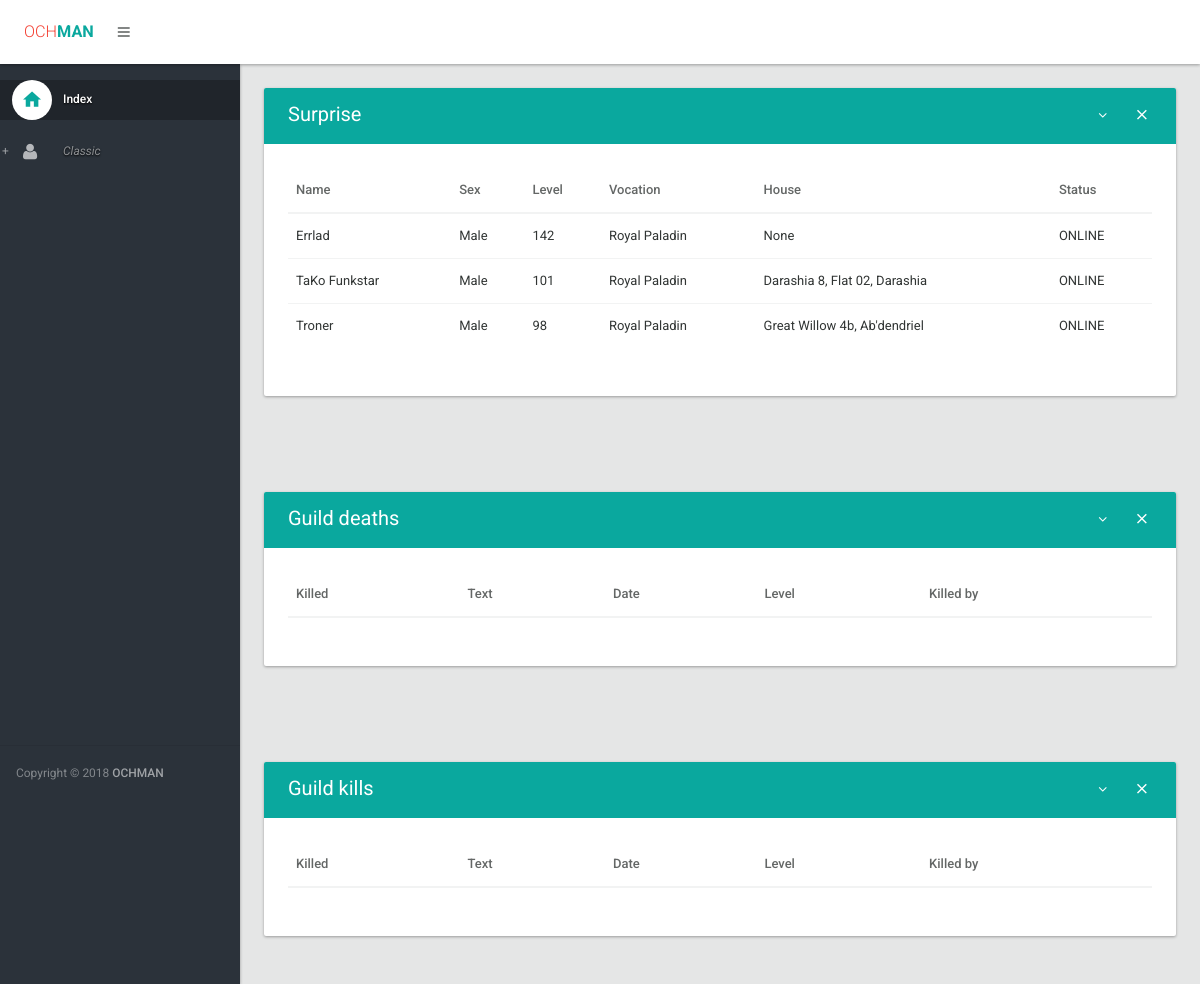
/stats/guild/Surprise/, run on the app's committed database.
### stats/models.py (models this page shows, shortened)
class Player(models.Model):
    SEX_CHOICES = (
        ("Male", "Male"),
        ("Female", "Female"),
    )
    VOCATION_CHOICES = (
        ('No Vocation', "No Vocation"),
        ("Knight", "Knight"),
        ("Paladin", "Paladin"),
        ("Druid", "Druid"),
        ("Sorcerer", "Sorcerer"),
        ("Elite Knight", "Elite Knight"),
        ("Royal Paladin", "Royal Paladin"),
        ("Elder Druid", "Elder Druid"),
        ("Master Sorcerer", "Master Sorcerer"),
    )
    ONLINE_CHOICES = (
        ("ONLINE", "ONLINE"),
        ("OFFLINE", "OFFLINE"),
    )
    name = models.CharField(max_length=100, unique=True)
    guild = models.CharField(max_length=50, null=True, blank=True)
    sex = models.CharField(choices=SEX_CHOICES, max_length=7)
    level = models.PositiveSmallIntegerField()
    vocation = models.CharField(choices=VOCATION_CHOICES, max_length=50)
    house = models.CharField(null=True, max_length=100, blank=True)
    status = models.CharField(choices=ONLINE_CHOICES, max_length=10)
    lastlogin = models.DateTimeField()
    comment = models.CharField(null=True, blank=True, max_length=500)

### stats/views.py (the view)
# urls.py: url(r'^guild/(?P<guild_name>.+)/$', views.guild_details, name="guild_details"),
def guild_details(request, guild_name):
    players = Player.objects.filter(guild=guild_name)
    deaths = reduce(QuerySetSequence,[Deaths.objects.filter(killed=player) for player in players])
    kills = reduce(QuerySetSequence,[Deaths.objects.filter(killer=player) for player in players])
    return render(request, 'guild.html', {'players': players,
                                          'deaths': deaths,
                                          'kills': kills,
                                          'guild_name': guild_name}
                  )

### stats/templates/guild.html (shortened to what this page needs)
{% extends 'layout.html' %}
{% block body %}
                <section>
                    <div class="section-body">
                        <div class="row">
                            <div class="col-lg-12">
                                <div class="card">
                                    <div class="card-head style-primary">
                                        <header>{{ guild_name  }}</header>
                                        <div class="tools">
                                            <a class="btn btn-icon-toggle btn-collapse"><i class="fa fa-angle-down"></i></a>
                                            <a class="btn btn-icon-toggle btn-close"><i class="md md-close"></i></a>
                                        </div>
                                    </div>
                                    <div class="card-body">
                                        <div class="table-responsive">
                                            <table id="datatable2" class="table order-column hover">
                                                <thead>
                                                    <tr>
                                                        <th>Name</th>
                                                        <th>Sex</th>
                                                        <th>Level</th>
                                                        <th>Vocation</th>
                                                        <th>House</th>
                                                        <th>Status</th>
                                                    </tr>
                                                </thead>
                                                <tbody>
                                                    {% for player in players %}
                                                        <tr class="gradeX">
                                                            <td><a href="{% url 'player_details' player.name %}">{{ player.name }}</td>
                                                            <td>{{ player.sex }}</td>
                                                            <td>{{ player.level }}</td>
                                                            <td>{{ player.vocation }}</td>
                                                            <td>{{ player.house }} </td>
                                                            <td>{{ player.status }} </td>
                                                        </tr>
                                                    {% endfor %}
                                                </tbody>
                                            </table>
                                        </div>
                                    </div>
                                </div>
                            </div>
                        </div>
                    </div>
                </section>
<section>
                    <div class="section-body">
                        <div class="row">
                            <div class="col-lg-12">
                                <div class="card">
                                    <div class="card-head style-primary">
                                        <header>Guild deaths</header>
                                        <div class="tools">
                                            <a class="btn btn-icon-toggle btn-collapse"><i class="fa fa-angle-down"></i></a>
                                            <a class="btn btn-icon-toggle btn-close"><i class="md md-close"></i></a>
                                        </div>
                                    </div>
                                    <div class="card-body">
                                        <div class="table-responsive">
                                            <table id="datatable2" class="table order-column hover">
                                                <thead>
                                                    <tr>
                                                        <th scope="row">Killed</th>
                                                        <th>Text</th>
                                                        <th>Date</th>
                                                        <th>Level</th>
                                                        <th>Killed by</th>
                                                    </tr>
                                                </thead>
                                            </table>
                                        </div>
                                    </div>
                                </div>
                            </div>
                        </div>
                    </div>
                </section>
<section>
                    <div class="section-body">
                        <div class="row">
                            <div class="col-lg-12">
                                <div class="card">
                                    <div class="card-head style-primary">
                                        <header>Guild kills</header>
                                        <div class="tools">
                                            <a class="btn btn-icon-toggle btn-collapse"><i class="fa fa-angle-down"></i></a>
                                            <a class="btn btn-icon-toggle btn-close"><i class="md md-close"></i></a>
                                        </div>
                                    </div>
                                    <div class="card-body">
                                        <div class="table-responsive">
                                            <table id="datatable2" class="table order-column hover">
                                                <thead>
                                                    <tr>
                                                        <th>Killed</th>
                                                        <th>Text</th>
                                                        <th>Date</th>
                                                        <th>Level</th>
                                                        <th scope="row">Killed by</th>
                                                    </tr>
                                                </thead>
                                            </table>
                                        </div>
                                    </div>
                                </div>
                            </div>
                        </div>
                    </div>
                </section>
{% endblock %}

### stats/templates/layout.html (shortened to what this page needs)
{% load staticfiles %}
<!DOCTYPE html>
<html lang="en">
	<head>
		<link type="text/css" rel="stylesheet" href="{% static 'css/bootstrap.css' %}" />
		<link type="text/css" rel="stylesheet" href="{% static 'css/materialadmin.css' %}" />
		<link type="text/css" rel="stylesheet" href="{% static 'css/font-awesome.min.css' %}" />
		<link type="text/css" rel="stylesheet" href="{% static 'css/material-design-iconic-font.min.css' %}" />
        <link type="text/css" rel="stylesheet" href="{% static 'css/libs/DataTables/jquery.dataTables.css' %}" />
		<link type="text/css" rel="stylesheet" href="{% static 'css/libs/DataTables/extensions/dataTables.colVis.css' %}" />
		<link type="text/css" rel="stylesheet" href="{% static 'css/libs/DataTables/extensions/dataTables.tableTools.css' %}" />
        <link type="text/css" rel="stylesheet" href="{% static 'css/libs/select2/select2.css' %}" />
	</head>
	<body class="menubar-pin menubar-hoverable header-fixed ">
		<header id="header" >
			<div class="headerbar">
				<div class="headerbar-left">
					<ul class="header-nav header-nav-options">
						<li class="header-nav-brand" >
							<div class="brand-holder">
								<a href="{% url 'index' %}">
									<span class="text-lg text-light text-danger">OCH</span><span class="text-lg text-bold text-primary">MAN</span>
								</a>
							</div>
						</li>
						<li>
							<a class="btn btn-icon-toggle menubar-toggle" data-toggle="menubar" href="javascript:void(0);">
								<i class="fa fa-bars"></i>
							</a>
						</li>
					</ul>
				</div>
			</div>
		</header>
		<div id="base">
			<div id="content">
                {% block body %}
                {% endblock %}
			</div>
			<div id="menubar" class="menubar-inverse ">
				<div class="menubar-scroll-panel">
					<ul id="main-menu" class="gui-controls">
						<li>
							<a href="{% url 'index' %}" class="active">
								<div class="gui-icon"><i class="md md-home"></i></div>
								<span class="title">Index</span>
							</a>
						</li>
						<li class="gui-folder">
							<a>
								<div class="gui-icon"><i class="fa fa-user"></i></div>
								<span class="title">Classic</span>
							</a>
						</li>
					</ul>
					<div class="menubar-foot-panel">
						<small class="no-linebreak hidden-folded">
							<span class="opacity-75">Copyright &copy; {% now "Y" %}</span> <strong>OCHMAN</strong>
						</small>
					</div>
				</div>
			</div>
		</div>
	</body>
</html>

### data on the page
Player: name "Errlad", sex "Male", level "142", vocation "Royal Paladin", house "None", status "ONLINE"
Player: name "TaKo Funkstar", sex "Male", level "101", vocation "Royal Paladin", house "Darashia 8, Flat 02, Darashia", status "ONLINE"
Player: name "Troner", sex "Male", level "98", vocation "Royal Paladin", house "Great Willow 4b, Ab'dendriel", status "ONLINE"

### other printed values
{{ guild_name }} "Surprise"
